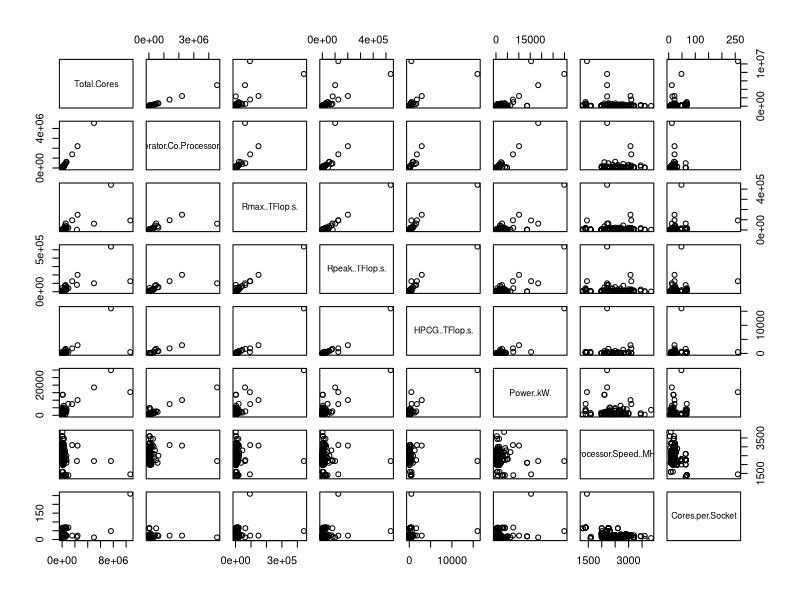
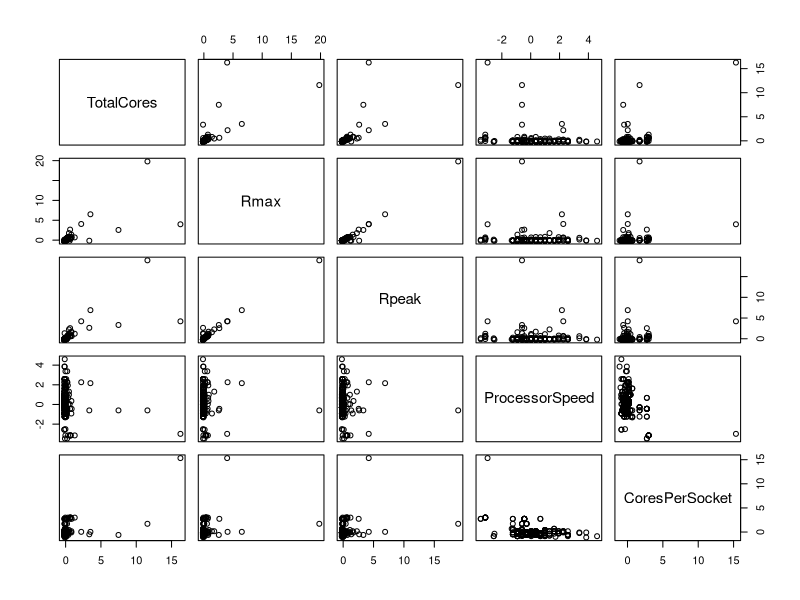
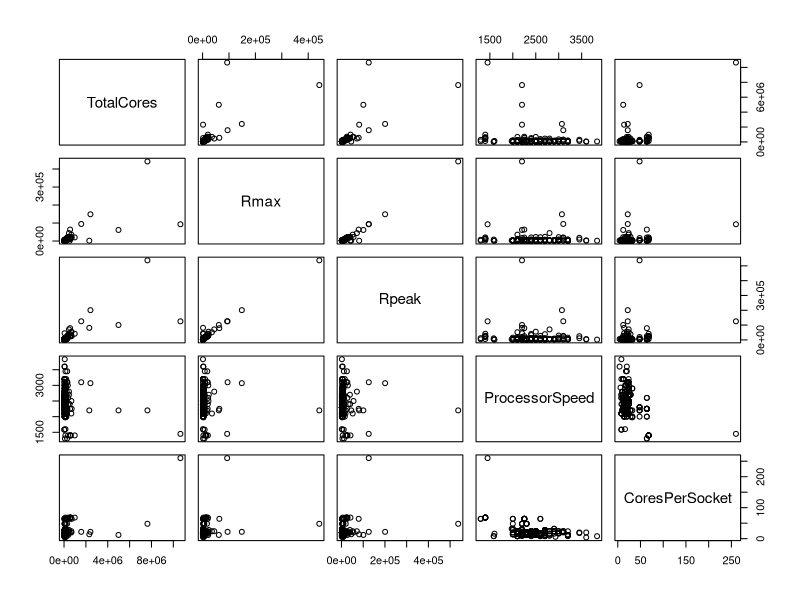
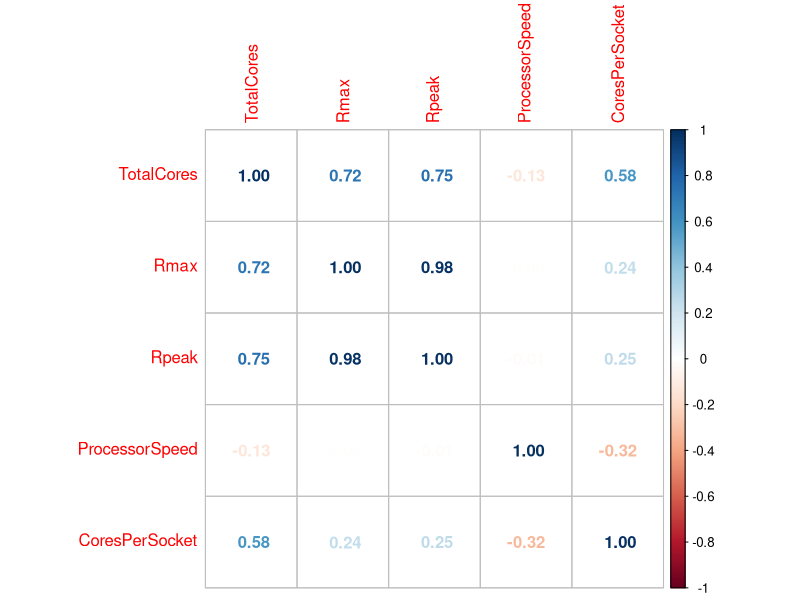
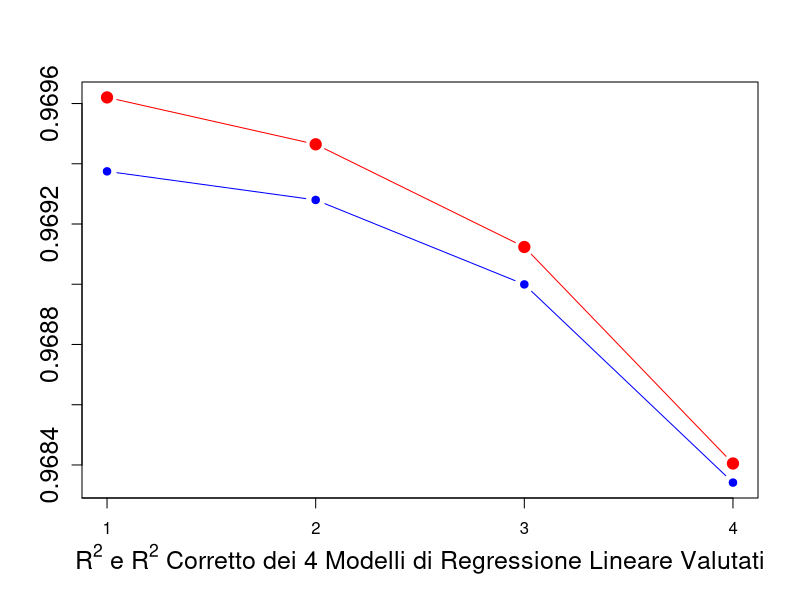
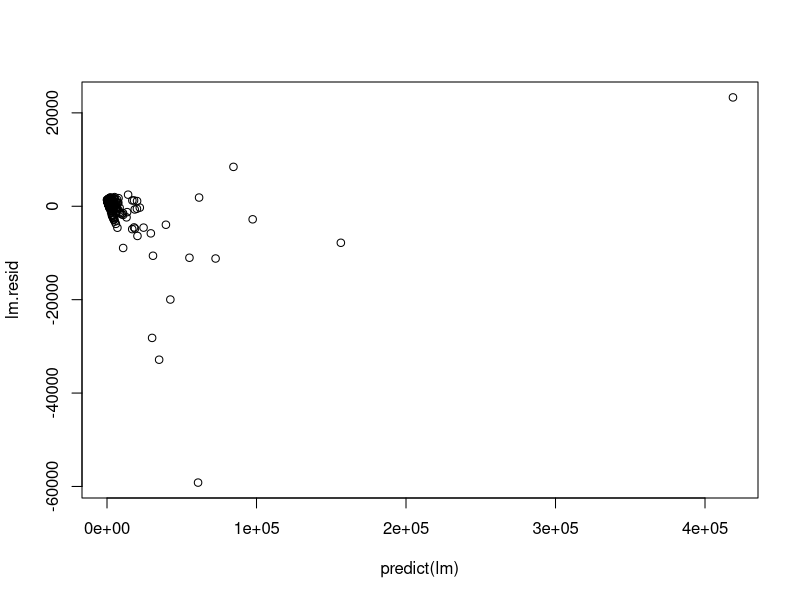
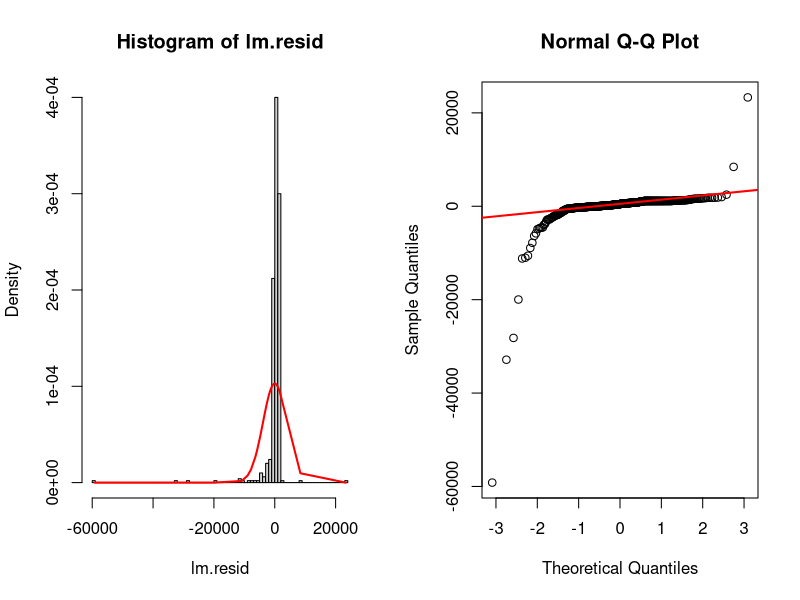
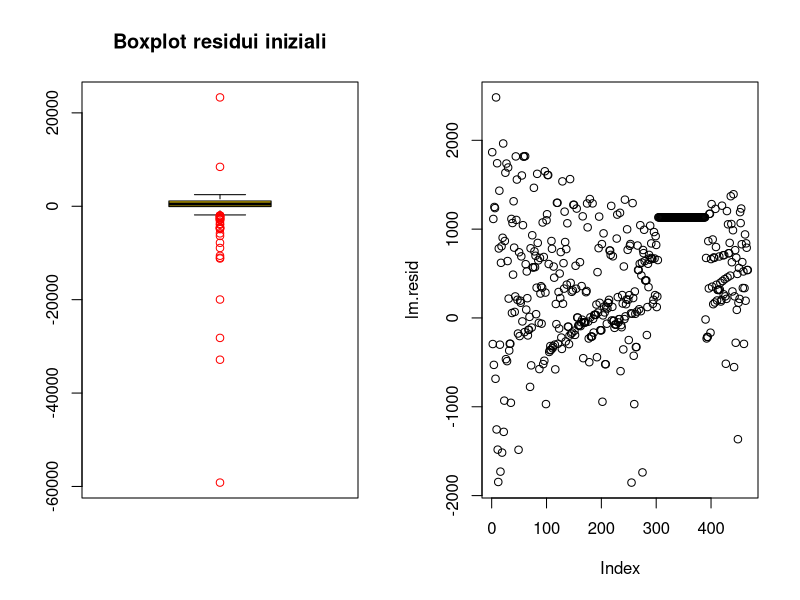

Recreate these plots in R, in order.
# pulizia RStudio
cat("\014")
rm(list = ls())

# importazione librerie da utilizzare
library(corrplot)

# caricamento dei dati dal file csv
data = read.csv('data.csv', header = TRUE, sep = ";")

# rimozione colonne non utilizzate
data$Rank <- NULL
data$Previous.Rank <- NULL
data$First.Appearance <- NULL
data$First.Rank <- NULL
data$Name <- NULL
data$Computer <- NULL
data$Site <- NULL
data$Manufacturer <- NULL
data$Country <- NULL
data$Year <- NULL
data$Segment <- NULL
data$Nmax <- NULL
data$Nhalf <- NULL
data$Power.Source <- NULL
data$Power.Efficiency..GFlops.Watts. <- NULL
data$Architecture <- NULL
data$Processor <- NULL
data$Processor.Technology <- NULL
data$Operating.System <- NULL
data$OS.Family <- NULL
data$Accelerator.Co.Processor <- NULL
data$Processor.Generation <- NULL
data$System.Model <- NULL
data$System.Family <- NULL
data$Interconnect.Family <- NULL
data$Interconnect <- NULL
data$Continent <- NULL
data$Site.ID <- NULL
data$System.ID <- NULL

# stampa sommario struttura iniziale: prime osservazioni
summary(data)
str(data)
plot(data)

# controllo delle colonne per valori mancanti
sum(is.na(data$Total.Cores))
sum(is.na(data$Accelerator.Co.Processor.Cores))
sum(is.na(data$Rmax..TFlop.s.))
sum(is.na(data$Rpeak..TFlop.s.))
sum(is.na(data$HPCG..TFlop.s.))
sum(is.na(data$Power..kW.))
sum(is.na(data$Processor.Speed..MHz.))
sum(is.na(data$Cores.per.Socket))

# notiamo che ci sono un numero non indifferente di NA in alcune colonne,
# eliminiamo tali colonne
data$Accelerator.Co.Processor.Cores <- NULL
data$HPCG..TFlop.s. <- NULL
data$Power..kW. <- NULL

# assegniamo nomi più leggibili alle colonne della tabella
colnames(data) <- c("TotalCores", "Rmax", "Rpeak", "ProcessorSpeed", "CoresPerSocket")

# standardizzazione tabella
st_data = data.frame(scale(data))

# visualizzazione tabella standardizzata
# la standardizzazione non varia il grafico di dispersione
# e non è stata quindi considerata nel seguito dell'analisi
plot(st_data)

# nuova stampa dei dati prima di iniziare l'analisi
summary(data)
str(data)
head(data)
plot(data)
corrplot(cor(data), method = "number")

# costruzione modello di regressione lineare
r = matrix(ncol = 2, nrow = 4)

lm.1<-lm(Rmax~Rpeak+TotalCores+CoresPerSocket+ProcessorSpeed, data = data)
summary(lm.1)
r[1,]= c(summary(lm.1)$r.squared, summary(lm.1)$adj.r.squared)

lm.2<-lm(Rmax~Rpeak+TotalCores+CoresPerSocket, data = data)
summary(lm.2)
r[2,]= c(summary(lm.2)$r.squared, summary(lm.2)$adj.r.squared)

lm.3<-lm(Rmax~Rpeak+TotalCores, data = data)
summary(lm.3)
r[3,]= c(summary(lm.3)$r.squared, summary(lm.3)$adj.r.squared)

lm.4<-lm(Rmax~Rpeak, data = data)
summary(lm.4)
r[4,]= c(summary(lm.4)$r.squared, summary(lm.4)$adj.r.squared)

# traccio il grafico di comparazione degli R^2 e R^2 corretti
ymin = min(r)
ymax = max(r)
xl <- expression(R^2 ~ e ~ R^2 ~ Corretto ~ dei ~ 4 ~ Modelli ~ di ~ Regressione ~ Lineare ~ Valutati)
plot(r[,1], pch = 19, type = "b", col = "red", xaxt="n", ylab = "", ylim = c(ymin,ymax), xlab = xl, cex = 1.5, cex.axis = 1.5, cex.lab = 1.5)
axis(1 , at = 0:4, labels = 0:4)
lines(r[,2], pch = 19, type = "b", col = "blue")

# modello di regressione lineare
lm = lm.3
summary(lm)

# analisi dei residui del modello di regressione lineare
lm.resid = residuals(lm)
plot(predict(lm), lm.resid)
par(mfrow=c(1, 2))
hist(lm.resid, 100, freq = FALSE)
lines(sort(lm.resid), dnorm(sort(lm.resid), mean(lm.resid), sd(lm.resid)), col="red", lwd=2)
qqnorm(lm.resid)
qqline(lm.resid, col="red", lwd=2)
skewness = mean(((lm.resid - mean(lm.resid)) / sd(lm.resid))^3)
skewness
kurtosi = mean(((lm.resid - mean(lm.resid)) / sd(lm.resid))^4) - 3
kurtosi
shapiro.test(lm.resid)

# approfondimento analisi dei residui: calcolo della correlazione tra i
# fattori di ingresso e tra i fattori di ingresso e i residui
cor(data$Rpeak, data$TotalCores)
cor(data$Rpeak, lm.resid)
cor(data$TotalCores, lm.resid)

# approfondimento analisi dei residui: valutazione modello di regressione
# lineare con tutti i fattori
lm.1.resid = residuals(lm.1)
shapiro.test(lm.1.resid)

# approfondimento analisi dei residui: valutazione modello di regressione
# lineare semplice
lm.4.resid = residuals(lm.4)
shapiro.test(lm.4.resid)

# approfondimento analisi dei residui: rimozione residui relativi agli outliers
boxplot(lm.resid, main="Boxplot residui iniziali", col=(c("gold","darkgreen")), outcol="red")
Residuals_outliers <- boxplot(lm.resid, plot=FALSE)$out
Residuals_outliers <- rev(sort(Residuals_outliers))
Residuals_outliers
lm.resid<-lm.resid[-which(lm.resid %in% Residuals_outliers[1:length(Residuals_outliers)])]

# plot residui: non ho usato predict(lm) dato che avendo eliminato alcuni dei
# residui ora ho dimensioni differenti
plot(lm.resid)

# visualizziamo nuovamente i grafici relativi ai residui per vedere se la loro
# distribuzione sia migliorata o meno
par(mfrow=c(1, 2))
hist(lm.resid, 100, freq = FALSE)
lines(sort(lm.resid), dnorm(sort(lm.resid), mean(lm.resid), sd(lm.resid)), col="red", lwd=2)
qqnorm(lm.resid)
qqline(lm.resid, col="red", lwd=2)
skewness = mean(((lm.resid - mean(lm.resid)) / sd(lm.resid))^3)
skewness
kurtosi = mean(((lm.resid - mean(lm.resid)) / sd(lm.resid))^4) - 3
kurtosi
shapiro.test(lm.resid)

# approfondimento analisi dei residui: rimozione dei residui che causano la
# deviazione dal un modello Gaussiano
lm.resid.ord = sort(lm.resid)
lm.resid<-lm.resid[-which(lm.resid %in% lm.resid.ord[1:10])]
lm.resid<-lm.resid[-which(lm.resid %in% lm.resid.ord[400:467])]
boxplot(lm.resid, main="Boxplot residui dopo la rimozione degli outliers", col=(c("gold","darkgreen")), outcol="red")

# plot residui: non ho usato predict(lm) dato che avendo eliminato alcuni dei
# residui ora ho dimensioni differenti
plot(lm.resid)

# visualizziamo nuovamente i grafici relativi ai residui per vedere se la loro
# distribuzione sia migliorata o meno
par(mfrow=c(1, 2))
hist(lm.resid, 100, freq = FALSE)
lines(sort(lm.resid), dnorm(sort(lm.resid), mean(lm.resid), sd(lm.resid)), col="red", lwd=2)
qqnorm(lm.resid)
qqline(lm.resid, col="red", lwd=2)
skewness = mean(((lm.resid - mean(lm.resid)) / sd(lm.resid))^3)
skewness
kurtosi = mean(((lm.resid - mean(lm.resid)) / sd(lm.resid))^4) - 3
kurtosi
shapiro.test(lm.resid)

# costruzione modello regressione esponenziale
lm.2<-lm(log(Rmax)~log(TotalCores)+log(Rpeak)+log(ProcessorSpeed)+log(CoresPerSocket), data = data)
summary(lm.2)
lm.2.resid = residuals(lm.2)
plot(predict(lm.2), lm.2.resid)
hist(lm.2.resid, 100, freq = FALSE)
lines(sort(lm.2.resid), dnorm(sort(lm.2.resid), mean(lm.2.resid), sd(lm.2.resid)), col="red")
qqnorm(lm.2.resid)
qqline(lm.2.resid, col="red")
shapiro.test(lm.2.resid)
